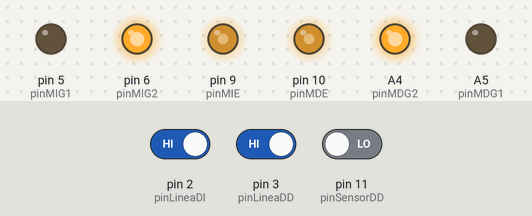
Recording of a program running on a simulated Arduino Uno, built with avr-gcc and run on an emulated ATmega328P. On the bench: output pins drawn as LEDs (lit = HIGH). Dashed ring = blinking. Inputs (shaded band) come from the test bench; at power-on: pin 2 (pinLineaDI) HIGH, pin 3 (pinLineaDD) HIGH, pin 11 (pinSensorDD) LOW.

Above: at 5.8 s.
5.9 s: pin 2 (pinLineaDI) driven LOW
At 6.09 s:
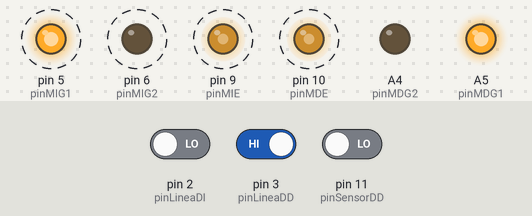
8.9 s: pin 3 (pinLineaDD) driven LOW
At 9.24 s:
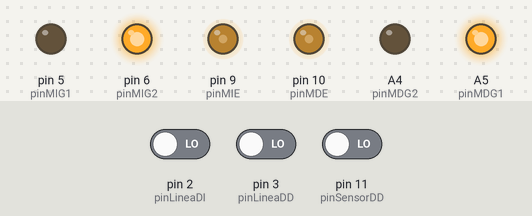
11.9 s: pin 3 (pinLineaDD) driven HIGH
At 12.29 s:
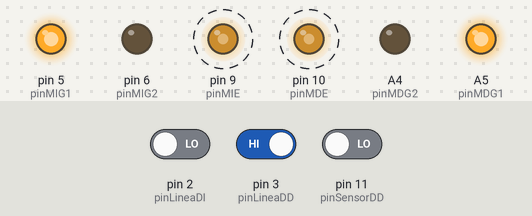
14.9 s: pin 2 (pinLineaDI) driven HIGH
At 15.9 s:
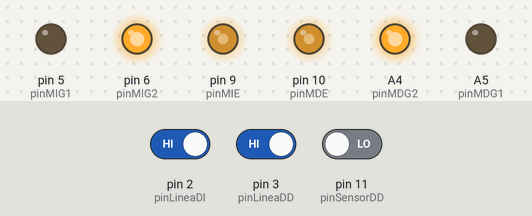
Timing chart, 0 to 17.4 s (numbered marks = the images above; inputs shaded):
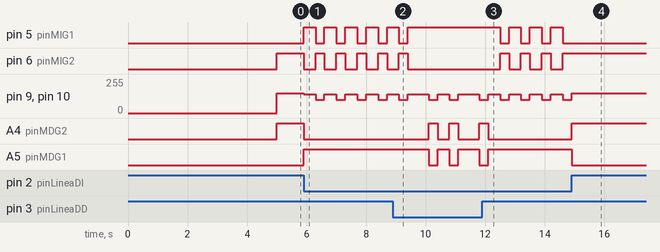

The program:

Main.cpp
```cpp
#include <Arduino.h>

//#include "../include/Motores.cpp"
//#include "../include/Sen_Linea.cpp"
//#include "../include/Sen_Oponente.cpp"

#define SWEEP_SPEED 50                        // Cambio de velocidad
#define EQUIVALENT_12V 100                    // 12 V
#define EQUIVALENT_24V 255                    // 24 V
#define INTERRUPTION_DELAY_MS 500             // Delay para interrupción
#define MOTOR_IMPULSE_DELAY 60                // Delay motor
#define SENSOR_DISTANCE_CM 40                 // Distancia del sensor a comparar
#define ULTRASONIC_SENSOR_TIMEOUT 8000        //

bool antiBounce = false;

const byte pinRF = 0;            // D0 - Control RF

bool enableSignalReceived = false;
bool targetFound = false;
bool isRobotOn = false;

const byte pinSensorDD = 11;      // B3 - Sensor Delantero
const byte pinSensorDI = 8;       // B0 - Sensor Delantero
const byte pinSensorLD = 12;      // B4 - Sensor Lateral
const byte pinSensorLI = 13;      // B5 - Sensor lateral

//-------------------------------------------------------------------------------//

const byte pinMDG1 = A5/*5*/;       // Entrada C5 ATMega328p - Giro motor
const byte pinMDG2 = A4/*6*/;       // Entrada C4 ATMega328p - Giro motor
const byte pinMDE = 10/*9*/;        // B2 - Enable 1

const byte pinMIG1 = 5/*A5*/;       // D5 - Giro motor
const byte pinMIG2 = 6/*A4*/;       // D6 - Giro motor
const byte pinMIE = 9/*10*/;        // B1 - Enable 2

//-------------------------------------------------------------------------------//

const byte pinLineaDD = 3;        // D1 - Sensor de linea
const byte pinLineaDI = 2;        // D2 - Sensor de linea
const byte pinLineaTD = 1;        // D3 - Sensor de linea
const byte pinLineaTI = 4;        // D4 - Sensor de linea

const int Vb = 50;
const int Vf = 140;
const int Vg = 100;
const int Vga = 110;
const int Va = 150;

const float tiempoFrenado = 400; //Tiempo de frenado
const float tiempoGiroAtaque = 200; //Tiempo giro ataque
const int tiempoLimite = 300; //tiempo Giro
unsigned long millisViejo = 0;


/*
 * ------------------------------------------
 *                FUNCIONES
 *-------------------------------------------
 */

void pinSensorLin(){
  pinMode(pinLineaDD, INPUT);
  pinMode(pinLineaDI, INPUT);
  pinMode(pinLineaTD, INPUT);
  pinMode(pinLineaTI, INPUT);
}

void pinSensorOp(){                        // Inicialización de los pines
  pinMode(pinSensorDD, INPUT);
  pinMode(pinSensorDI, INPUT);
  pinMode(pinSensorLD, INPUT);
  pinMode(pinSensorLI, INPUT);
}

void pinesMotor(){
  pinMode(pinMDG1, OUTPUT);
  pinMode(pinMDG2, OUTPUT);
  pinMode(pinMIG1, OUTPUT);
  pinMode(pinMIG2, OUTPUT);
  pinMode(pinMDE, OUTPUT);
  pinMode(pinMIE, OUTPUT);
}

/*
 * ------------------------------------------
 *           ACCIONES DE MOTORES
 *-------------------------------------------
 */

void pararMotores() {
  digitalWrite(pinMDG1, LOW);
  digitalWrite(pinMDG2, LOW);
  analogWrite(pinMDE, 0);
  digitalWrite(pinMIG1, LOW);
  digitalWrite(pinMIG2, LOW);
  analogWrite(pinMIE, 0);
}

void atrasDerecha(int velocidadDerecho) {
  digitalWrite(pinMDG1, HIGH);
  digitalWrite(pinMDG2, LOW);
  analogWrite(pinMDE, velocidadDerecho);
}

void atrasIzquierda(int velocidadIzquierdo) {
  digitalWrite(pinMIG1, HIGH);
  digitalWrite(pinMIG2, LOW);
  analogWrite(pinMIE, velocidadIzquierdo);
}

void adelanteDerecha(int velocidadDerecho) {
  digitalWrite(pinMDG1, LOW);
  digitalWrite(pinMDG2, HIGH);
  analogWrite(pinMDE, velocidadDerecho);
}

void adelanteIzquierda(int velocidadIzquierdo) {
  digitalWrite(pinMIG1, LOW);
  digitalWrite(pinMIG2, HIGH);
  analogWrite(pinMIE, velocidadIzquierdo);
}

/*
 * ------------------------------------------
 *              DECLARACIONES
 *-------------------------------------------
 */

void setup() {
  pinSensorLin();            // Pines Linea
  pinSensorOp();             // Pines Oponente
  pinesMotor();              // Pines Motores
}

/*
 * ------------------------------------------
 *                  LOOP
 *-------------------------------------------
 */

void loop() {
  if(millis()>5000){
    if (digitalRead(pinLineaDD) == LOW  && digitalRead(pinLineaDI) == LOW)
    {
      //Serial.println("Giro Ambos");
      millisViejo=millis();
      const float tiempoFrenado2 = 700;
      while((millis()-millisViejo)<tiempoFrenado2){atrasDerecha(Vf); atrasIzquierda(Vf);}//vamos para atras
      millisViejo=millis();
      while((millis()-millisViejo)<tiempoLimite){
      adelanteDerecha(Vg); atrasIzquierda(Vg);
      //while(SensorOponente()==1){Ataque();}
      }
    }
    if (digitalRead(pinLineaDD) == LOW)
    {
      millisViejo=millis();
      while((millis()-millisViejo)<tiempoFrenado){atrasDerecha(Vf); atrasIzquierda(Vf);}//vamos para atras
      millisViejo=millis();
      while((millis()-millisViejo)<tiempoLimite){
      adelanteDerecha(Vg); atrasIzquierda(Vg);
      //while(SensorOponente()==1){Ataque();}
      }
    }
    else if (digitalRead(pinLineaDI) == LOW)
    {
      millisViejo=millis();
      while((millis()-millisViejo)<tiempoFrenado){atrasDerecha(Vf); atrasIzquierda(Vf);}//vamos para atras
      millisViejo=millis();
      while((millis()-millisViejo)<tiempoLimite){
      atrasDerecha(Vg); adelanteIzquierda(Vg);
      //while(SensorOponente()==1){Ataque();}
      }
    }
    else{
      if(digitalRead(pinSensorDD) == LOW || digitalRead(pinSensorDI) == LOW){
        adelanteIzquierda(Va);adelanteDerecha(Va);
      }
      else if(digitalRead(pinSensorLD) == LOW){                                             //Giro derecho de Ataque
        millisViejo = millis();
        while((millis()-millisViejo)<tiempoGiroAtaque){
          atrasIzquierda(Vga);adelanteDerecha(Vga);
        }
      }
      else if(digitalRead(pinSensorLI) == LOW){                                             //Giro izquierdo de Ataque
        millisViejo = millis();
        while((millis()-millisViejo)<tiempoGiroAtaque){
          adelanteIzquierda(Vga); atrasDerecha(Vga);
        }
      }
      else{//adelanteIzquierda(0);adelanteDerecha(0);
        //pararMotores();
        if(millis()<=5500){
            adelanteIzquierda(70);adelanteDerecha(70);
        }
        adelanteIzquierda(Vb);adelanteDerecha(Vb);
      }
    }
  }
}
```

Measured:
- after the input at 5.9 s, pin 5 (pinMIG1): alternates HIGH for 0.40 s and LOW for 0.30 s, starting at once; pin 6 (pinMIG2): alternates HIGH for 0.30 s and LOW for 0.40 s, starting at once
- after the input at 8.9 s, pin 5 (pinMIG1): goes on until 9.4 s, then stays HIGH; pin 6 (pinMIG2): goes on until 9.4 s, then stays LOW; A4 (pinMDG2): goes HIGH 0.30 s, LOW 0.40 s, HIGH 0.30 s, LOW 0.70 s, then HIGH, starting after 1.2 s; A5 (pinMDG1): goes LOW 0.30 s, HIGH 0.40 s, LOW 0.30 s, HIGH 0.70 s, then LOW, starting after 1.2 s
- after the input at 11.9 s, pin 5 (pinMIG1): alternates HIGH for 0.40 s and LOW for 0.30 s, starting after 0.60 s; pin 6 (pinMIG2): alternates HIGH for 0.30 s and LOW for 0.40 s, starting after 0.60 s; A4 (pinMDG2): goes on until 12.1 s, then stays LOW; A5 (pinMDG1): goes on until 12.1 s, then stays HIGH
- after the input at 14.9 s, pin 5 (pinMIG1): stops changing and stays LOW; pin 6 (pinMIG2): stops changing and stays HIGH; A4 (pinMDG2): LOW → HIGH at once; A5 (pinMDG1): HIGH → LOW at once
